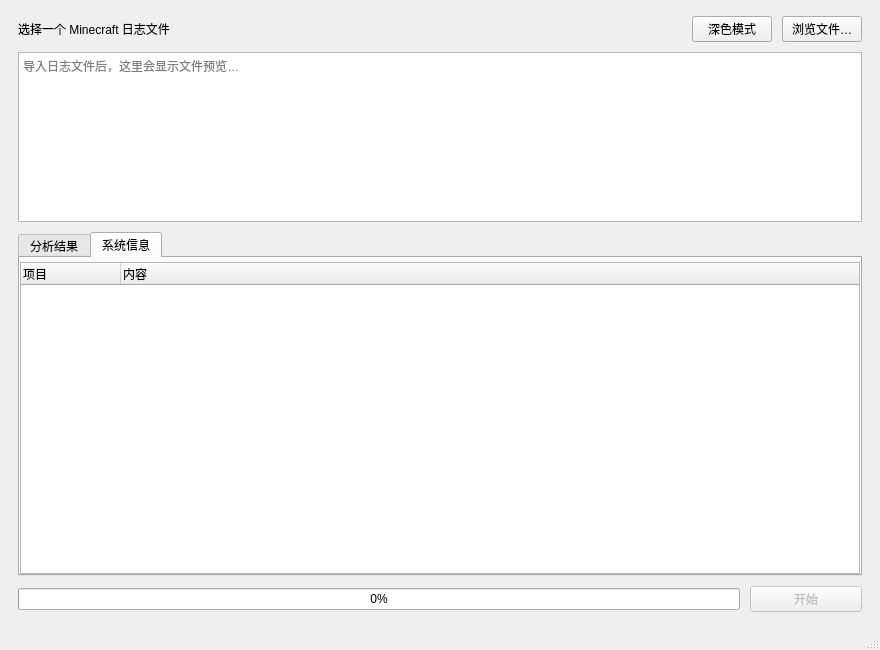
<?xml version="1.0" encoding="UTF-8"?>
<ui version="4.0">
 <class>MainWindow</class>
 <widget class="QMainWindow" name="MainWindow">
  <property name="geometry">
   <rect>
    <x>0</x>
    <y>0</y>
    <width>880</width>
    <height>650</height>
   </rect>
  </property>
  <property name="windowTitle">
   <string>Minecraft 日志分析器</string>
  </property>
  <widget class="QWidget" name="centralwidget">
   <layout class="QVBoxLayout" name="rootLayout">
    <property name="spacing">
     <number>10</number>
    </property>
    <property name="leftMargin">
     <number>18</number>
    </property>
    <property name="topMargin">
     <number>16</number>
    </property>
    <property name="rightMargin">
     <number>18</number>
    </property>
    <property name="bottomMargin">
     <number>16</number>
    </property>
    <item>
     <layout class="QHBoxLayout" name="fileRow">
      <item>
       <widget class="QLabel" name="fileLabel">
        <property name="text">
         <string>选择一个 Minecraft 日志文件</string>
        </property>
       </widget>
      </item>
      <item>
       <spacer name="fileSpacer">
        <property name="orientation">
         <enum>Qt::Orientation::Horizontal</enum>
        </property>
        <property name="sizeHint" stdset="0">
         <size>
          <width>40</width>
          <height>20</height>
         </size>
        </property>
       </spacer>
      </item>
      <item>
       <widget class="QPushButton" name="themeToggle">
        <property name="text">
         <string>深色模式</string>
        </property>
       </widget>
      </item>
      <item>
       <widget class="QPushButton" name="openBtn">
        <property name="text">
         <string>浏览文件…</string>
        </property>
       </widget>
      </item>
     </layout>
    </item>
    <item>
     <widget class="QTextEdit" name="logPreview">
      <property name="minimumSize">
       <size>
        <width>0</width>
        <height>120</height>
       </size>
      </property>
      <property name="maximumSize">
       <size>
        <width>16777215</width>
        <height>170</height>
       </size>
      </property>
      <property name="verticalScrollBarPolicy">
       <enum>Qt::ScrollBarPolicy::ScrollBarAsNeeded</enum>
      </property>
      <property name="horizontalScrollBarPolicy">
       <enum>Qt::ScrollBarPolicy::ScrollBarAsNeeded</enum>
      </property>
      <property name="readOnly">
       <bool>true</bool>
      </property>
      <property name="placeholderText">
       <string>导入日志文件后，这里会显示文件预览…</string>
      </property>
     </widget>
    </item>
    <item>
     <widget class="QTabWidget" name="tabWidget">
      <property name="currentIndex">
       <number>1</number>
      </property>
      <widget class="QWidget" name="solution">
       <attribute name="title">
        <string>分析结果</string>
       </attribute>
       <layout class="QVBoxLayout" name="solutionLayout">
        <property name="leftMargin">
         <number>0</number>
        </property>
        <property name="topMargin">
         <number>4</number>
        </property>
        <property name="rightMargin">
         <number>0</number>
        </property>
        <property name="bottomMargin">
         <number>0</number>
        </property>
        <item>
         <widget class="QTreeWidget" name="resultTree">
          <column>
           <property name="text">
            <string>项目</string>
           </property>
          </column>
          <column>
           <property name="text">
            <string>内容</string>
           </property>
          </column>
         </widget>
        </item>
       </layout>
      </widget>
      <widget class="QWidget" name="details">
       <attribute name="title">
        <string>系统信息</string>
       </attribute>
       <layout class="QVBoxLayout" name="detailsLayout">
        <property name="leftMargin">
         <number>0</number>
        </property>
        <property name="topMargin">
         <number>4</number>
        </property>
        <property name="rightMargin">
         <number>0</number>
        </property>
        <property name="bottomMargin">
         <number>0</number>
        </property>
        <item>
         <widget class="QTreeWidget" name="detailsTree">
          <column>
           <property name="text">
            <string>项目</string>
           </property>
          </column>
          <column>
           <property name="text">
            <string>内容</string>
           </property>
          </column>
         </widget>
        </item>
       </layout>
      </widget>
     </widget>
    </item>
    <item>
     <layout class="QHBoxLayout" name="bottomRow">
      <item>
       <widget class="QProgressBar" name="progressBar">
        <property name="value">
         <number>0</number>
        </property>
       </widget>
      </item>
      <item>
       <widget class="QPushButton" name="analyzeBtn">
        <property name="enabled">
         <bool>false</bool>
        </property>
        <property name="minimumSize">
         <size>
          <width>112</width>
          <height>0</height>
         </size>
        </property>
        <property name="text">
         <string>开始</string>
        </property>
       </widget>
      </item>
     </layout>
    </item>
   </layout>
  </widget>
  <widget class="QStatusBar" name="statusbar"/>
 </widget>
 <resources/>
 <connections/>
</ui>
